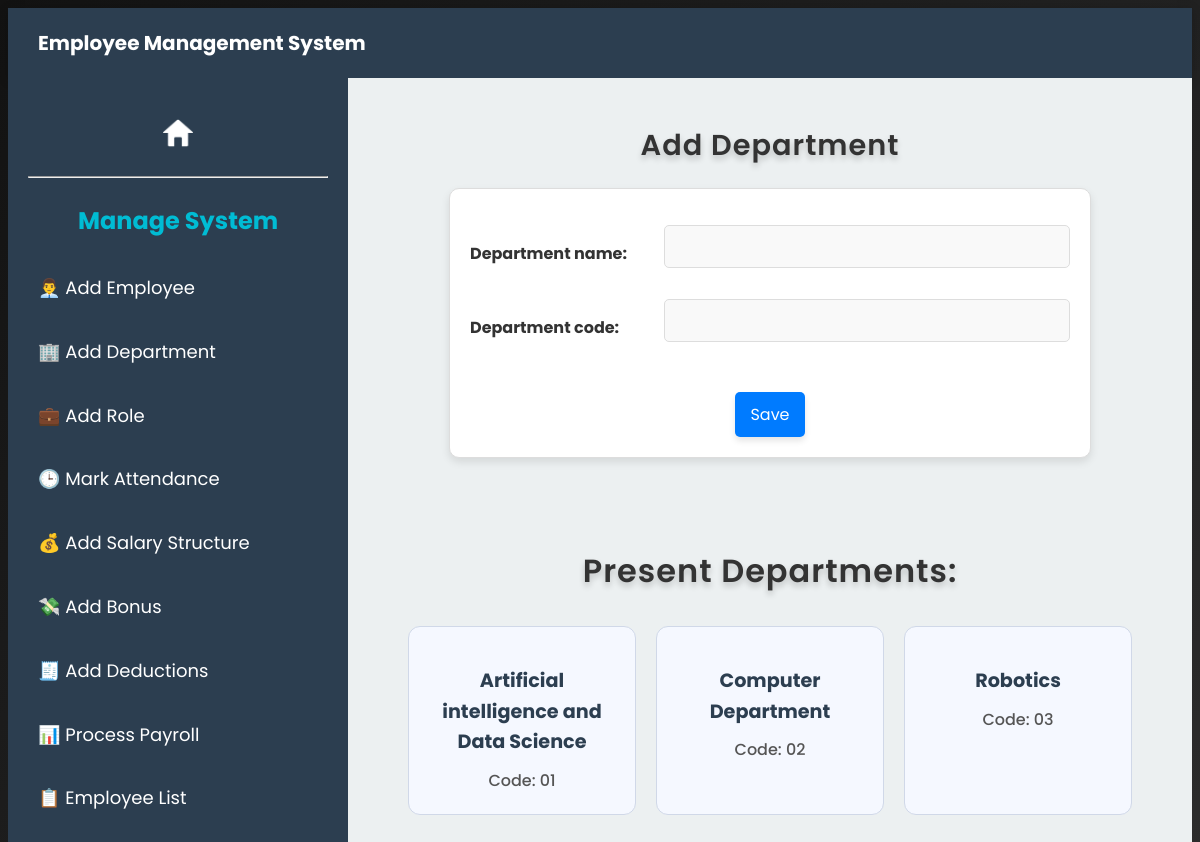
The page /add_deparment/ on the database its author committed.
### employee/models.py (models this page shows, shortened)
class Department(models.Model):
    department_id = models.AutoField(primary_key=True)
    department_name = models.CharField(max_length=100)
    department_code = models.CharField(max_length=20, unique=True)

### employee/views.py (the view)
# urls.py: path('add_deparment/', add_department, name='add_department'),
def add_department(request):
    form = None
    departments = Department.objects.all()
    if request.method == "POST":
        form = DepartmentForm(request.POST)
        if form.is_valid():
            form.save()
            return redirect('add_department')
    else:
        form = DepartmentForm()
    return render(request, 'manage/add_department.html', {'form': form, 'departments':departments})

### employee/forms.py
class DepartmentForm(forms.ModelForm):
    class Meta:
        model = Department
        fields ='__all__'

### employee/templates/manage/add_department.html (shortened to what this page needs)
{% extends "manage/manage.html" %}
{% load static %}
{% block head %}
    {{ block.super }}
  <link rel="stylesheet" href="{% static 'css/form.css' %}">
{% endblock %}
{% block main_content %}
  <h2>Add Department</h2>
  <form method="POST">
      {{ form.as_p }}
      <button type="submit" class="button is-primary">Save</button>
  </form>
  <div class="departments-container">
    <h2>Present Departments:</h2>
    <div class="departments-grid">
      {% for d in departments %}
        <div class="department-card">
          <h3>{{ d.department_name }}</h3>
          <span class="dept-code">Code: {{ d.department_code }}</span>
        </div>
      {% endfor %}
    </div>
  </div>
{% endblock %}

### employee/static/css/style.css (style rules this page uses)
* { font-family: poppins; }
body { background: linear-gradient(135deg, #121212, #2c2c2c); color: #f5f5f5; font-family: 'Inter', sans-serif; font-size: 16px; line-height: 1.6; text-rendering: optimizeLegibility; min-width: 200px; transition: background 0.5s ease-in-out; }
h1, h2 { color: #ffffff; text-align: center; font-weight: 600; text-shadow: 0 4px 6px rgba(0, 0, 0, 0.2); letter-spacing: 1px; }
h2 { font-size: 1.8rem; margin-bottom: 15px; color: #8bc34a; }
button { background-color: #4caf50; color: #fff; border: none; padding: 12px 25px; border-radius: 6px; font-size: 1rem; cursor: pointer; box-shadow: 0 4px 6px rgba(0, 0, 0, 0.1); transition: background-color 0.3s ease, transform 0.3s ease; }
input, select, textarea { background-color: #ffffff; color: #f1f1f1; border: none; padding: 12px; font-size: 1rem; border-radius: 6px; width: 100%; margin-bottom: 15px; transition: background-color 0.3s ease; }

### employee/static/css/form.css (style rules this page uses)
h2 { color: #333; text-align: center; }
form { max-width: 600px; margin: 20px auto; padding: 20px; border: 1px solid #ddd; border-radius: 10px; background: #ffffff; text-align: center; box-shadow: 0 4px 8px rgba(0, 0, 0, 0.1); }
form p { display: flex; align-items: center; justify-content: space-between; margin-bottom: 15px; color: #333; }
form label { flex: 1; text-align: left; font-weight: bold; color: #333; }
form input, form select, form textarea { flex: 2; padding: 8px; border: 1px solid #ccc; border-radius: 5px; font-size: 1rem; border-color: #ddd; background-color: #f9f9f9; color: #333; transition: border-color 0.3s ease-in-out; }
.button.is-primary { background-color: #007bff; color: #ffffff; border: none; padding: 10px 15px; font-size: 1rem; border-radius: 5px; cursor: pointer; margin-top: 20px; transition: background-color 0.3s ease-in-out; }
.departments-container { padding: 40px; max-width: 1000px; margin: auto; text-align: center; }
.departments-container h2 { font-size: 2rem; margin-bottom: 30px; color: #333; }
.departments-grid { display: grid; grid-template-columns: repeat(auto-fit, minmax(220px, 1fr)); gap: 20px; }
.department-card { background-color: #f5f8ff; border: 1px solid #d0d8e8; border-radius: 12px; padding: 20px; transition: transform 0.3s ease, box-shadow 0.3s ease; }
.department-card h3 { margin-bottom: 10px; color: #2c3e50; font-size: 1.2rem; }
.dept-code { color: #555; font-weight: 500; }

### rows shown on the page
Department: department_name "Artificial intelligence and Data Science", department_code "01"
Department: department_name "Computer Department", department_code "02"
Department: department_name "Robotics", department_code "03"
